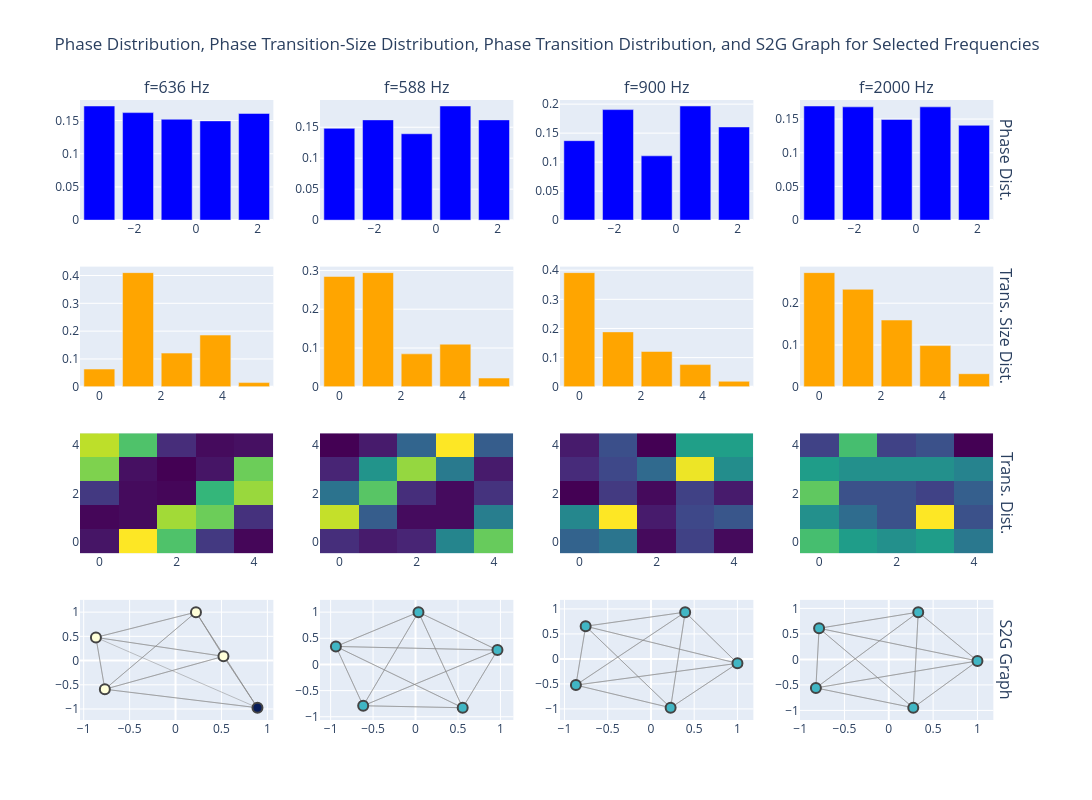

Notebook code for this chart:
### Code cell
F, T, Sxx, phase = ut.calc_spectrogram(data, fs, nperseg=fft_nperseg, percent_overlap=percent_overlap, window=window, remove_dc=remove_dc)

fig = make_subplots(rows=4, cols=len(f_list), column_titles=[f"f={f} Hz" for f in f_list], row_titles=["Phase Dist.", "Trans. Size Dist.", "Trans. Dist.", "S2G Graph"])
for ix, f in enumerate(f_list, start=1):
    f_ix = np.argmin(np.abs(F - f))
    f_phase = phase[f_ix, :]

    # distribution of phases 
    hist, bin_edges = np.histogram(f_phase, bins=Q, range=(-np.pi, np.pi), density=True)
    fig.add_trace(go.Bar(x=bin_edges[:-1], y=hist, name='Phase Distribution', marker_color='blue', showlegend=False), row=1, col=ix)

    # distribution of delta phases
    delta_phase = np.diff(f_phase)
    delta_phase = np.abs(delta_phase)
    hist_delta, bin_edges_delta = np.histogram(delta_phase, bins=Q, range=(0, 2 * np.pi), density=True)
    fig.add_trace(go.Bar(x=bin_edges_delta[:-1], y=hist_delta, name='Delta Phase Distribution', marker_color='orange', showlegend=False), row=2, col=ix)

    # distribution of traqnsitions
    x_transitions = ut.get_s2g(f_phase, n_levels=Q)
    fig.add_trace(go.Heatmap(z=x_transitions, colorscale='Viridis', showscale=False), row=3, col=ix)

    # graph from S2G
    G = ut.get_s2g_graph(f_phase, n_levels=Q)
    fig_g = ut.draw_graph(G)
    for tr in fig_g.data:
                fig.add_trace(deepcopy(tr), row=4, col=ix)

fig.update_layout(height=800, width=1400, title_text='Phase Distribution, Phase Transition-Size Distribution, Phase Transition Distribution, and S2G Graph for Selected Frequencies', font=dict(size=12))
fig.write_image("/Users/itamarmerfeld/Projects/UATR/results/phase_distribution_analysis.pdf")
fig.show()

### Figure 1 — Plotly figure (JSON) as saved in the notebook; plotly's stock layout.template omitted (floating-point values rounded to 4 significant figures)
{"data": [{"marker": {"color": "blue"}, "name": "Phase Distribution", "showlegend": false, "type": "bar", "x": [-3.142, -1.885, -0.6283, 0.6283, 1.885], "xaxis": "x", "y": [0.1719, 0.1619, 0.1519, 0.1494, 0.1606], "yaxis": "y"}, {"marker": {"color": "orange"}, "name": "Delta Phase Distribution", "showlegend": false, "type": "bar", "x": [0.0, 1.257, 2.513, 3.77, 5.027], "xaxis": "x5", "y": [0.06361, 0.4104, 0.121, 0.1858, 0.01497], "yaxis": "y5"}, {"colorscale": [[0, "#440154"], [0.1111, "#482878"], [0.2222, "#3e4989"], [0.3333, "#31688e"], [0.4444, "#26828e"], [0.5556, "#1f9e89"], [0.6667, "#35b779"], [0.7778, "#6ece58"], [0.8889, "#b5de2b"], [1, "#fde725"]], "showscale": false, "type": "heatmap", "xaxis": "x9", "yaxis": "y9", "z": [[4, 71, 51, 12, 1], [1, 2, 61, 55, 10], [12, 2, 1, 47, 60], [57, 3, 0, 4, 55], [64, 51, 9, 2, 3]]}, {"line": {"color": "#888", "width": 0.5}, "mode": "lines", "showlegend": false, "type": "scatter", "x": [0.2225, 0.5218, null, 0.2225, 0.8921, null, 0.2225, -0.8668, null, 0.2225, -0.7696, null, 0.5218, 0.8921, null, 0.5218, -0.8668, null, 0.5218, -0.7696, null, 0.5218, 0.2225, null, -0.8668, 0.8921, null, -0.8668, -0.7696, null, -0.8668, 0.2225, null, -0.8668, 0.5218, null, 0.8921, -0.7696, null, 0.8921, 0.2225, null, 0.8921, 0.5218, null, -0.7696, -0.8668, null, -0.7696, 0.5218, null, -0.7696, 0.2225, null, -0.7696, 0.8921, null], "xaxis": "x13", "y": [1, 0.08749, null, 1, -0.9739, null, 1, 0.4782, null, 1, -0.5919, null, 0.08749, -0.9739, null, 0.08749, 0.4782, null, 0.08749, -0.5919, null, 0.08749, 1, null, 0.4782, -0.9739, null, 0.4782, -0.5919, null, 0.4782, 1, null, 0.4782, 0.08749, null, -0.9739, -0.5919, null, -0.9739, 1, null, -0.9739, 0.08749, null, -0.5919, 0.4782, null, -0.5919, 0.08749, null, -0.5919, 1, null, -0.5919, -0.9739, null], "yaxis": "y13"}, {"hoverinfo": "text", "marker": {"color": [4, 4, 4, 3, 4], "colorbar": {"thickness": 15, "title": {"side": "right", "text": "Node Connections"}, "xanchor": "left"}, "colorscale": [[0, "rgb(255,255,217)"], [0.125, "rgb(237,248,177)"], [0.25, "rgb(199,233,180)"], [0.375, "rgb(127,205,187)"], [0.5, "rgb(65,182,196)"], [0.625, "rgb(29,145,192)"], [0.75, "rgb(34,94,168)"], [0.875, "rgb(37,52,148)"], [1, "rgb(8,29,88)"]], "line": {"width": 2}, "reversescale": true, "showscale": false, "size": 10}, "mode": "markers", "showlegend": false, "text": ["0", "1", "2", "3", "4"], "type": "scatter", "x": [0.2225, 0.5218, -0.8668, 0.8921, -0.7696], "xaxis": "x13", "y": [1, 0.08749, 0.4782, -0.9739, -0.5919], "yaxis": "y13"}, {"marker": {"color": "blue"}, "name": "Phase Distribution", "showlegend": false, "type": "bar", "x": [-3.142, -1.885, -0.6283, 0.6283, 1.885], "xaxis": "x2", "y": [0.1482, 0.1619, 0.1395, 0.1843, 0.1619], "yaxis": "y2"}, {"marker": {"color": "orange"}, "name": "Delta Phase Distribution", "showlegend": false, "type": "bar", "x": [0.0, 1.257, 2.513, 3.77, 5.027], "xaxis": "x6", "y": [0.2844, 0.2944, 0.08482, 0.1098, 0.02245], "yaxis": "y6"}, {"colorscale": [[0, "#440154"], [0.1111, "#482878"], [0.2222, "#3e4989"], [0.3333, "#31688e"], [0.4444, "#26828e"], [0.5556, "#1f9e89"], [0.6667, "#35b779"], [0.7778, "#6ece58"], [0.8889, "#b5de2b"], [1, "#fde725"]], "showscale": false, "type": "heatmap", "xaxis": "x10", "yaxis": "y10", "z": [[12, 8, 10, 34, 55], [65, 23, 5, 5, 32], [29, 53, 12, 5, 13], [10, 38, 60, 31, 8], [3, 8, 25, 71, 23]]}, {"line": {"color": "#888", "width": 0.5}, "mode": "lines", "showlegend": false, "type": "scatter", "x": [-0.6167, -0.9378, null, -0.6167, 0.5552, null, -0.6167, 0.9648, null, -0.6167, 0.03452, null, 0.03452, -0.9378, null, 0.03452, -0.6167, null, 0.03452, 0.9648, null, 0.03452, 0.5552, null, 0.5552, -0.6167, null, 0.5552, 0.03452, null, 0.5552, -0.9378, null, 0.5552, 0.9648, null, 0.9648, -0.6167, null, 0.9648, 0.03452, null, 0.9648, 0.5552, null, 0.9648, -0.9378, null, -0.9378, 0.5552, null, -0.9378, 0.9648, null, -0.9378, 0.03452, null, -0.9378, -0.6167, null], "xaxis": "x14", "y": [-0.7901, 0.344, null, -0.7901, -0.8279, null, -0.7901, 0.2741, null, -0.7901, 1, null, 1, 0.344, null, 1, -0.7901, null, 1, 0.2741, null, 1, -0.8279, null, -0.8279, -0.7901, null, -0.8279, 1, null, -0.8279, 0.344, null, -0.8279, 0.2741, null, 0.2741, -0.7901, null, 0.2741, 1, null, 0.2741, -0.8279, null, 0.2741, 0.344, null, 0.344, -0.8279, null, 0.344, 0.2741, null, 0.344, 1, null, 0.344, -0.7901, null], "yaxis": "y14"}, {"hoverinfo": "text", "marker": {"color": [4, 4, 4, 4, 4], "colorbar": {"thickness": 15, "title": {"side": "right", "text": "Node Connections"}, "xanchor": "left"}, "colorscale": [[0, "rgb(255,255,217)"], [0.125, "rgb(237,248,177)"], [0.25, "rgb(199,233,180)"], [0.375, "rgb(127,205,187)"], [0.5, "rgb(65,182,196)"], [0.625, "rgb(29,145,192)"], [0.75, "rgb(34,94,168)"], [0.875, "rgb(37,52,148)"], [1, "rgb(8,29,88)"]], "line": {"width": 2}, "reversescale": true, "showscale": false, "size": 10}, "mode": "markers", "showlegend": false, "text": ["0", "1", "2", "3", "4"], "type": "scatter", "x": [-0.6167, 0.03452, 0.5552, 0.9648, -0.9378], "xaxis": "x14", "y": [-0.7901, 1, -0.8279, 0.2741, 0.344], "yaxis": "y14"}, {"marker": {"color": "blue"}, "name": "Phase Distribution", "showlegend": false, "type": "bar", "x": [-3.142, -1.885, -0.6283, 0.6283, 1.885], "xaxis": "x3", "y": [0.137, 0.1905, 0.1108, 0.1968, 0.1606], "yaxis": "y3"}, {"marker": {"color": "orange"}, "name": "Delta Phase Distribution", "showlegend": false, "type": "bar", "x": [0.0, 1.257, 2.513, 3.77, 5.027], "xaxis": "x7", "y": [0.3917, 0.1883, 0.121, 0.07609, 0.01871], "yaxis": "y7"}, {"colorscale": [[0, "#440154"], [0.1111, "#482878"], [0.2222, "#3e4989"], [0.3333, "#31688e"], [0.4444, "#26828e"], [0.5556, "#1f9e89"], [0.6667, "#35b779"], [0.7778, "#6ece58"], [0.8889, "#b5de2b"], [1, "#fde725"]], "showscale": false, "type": "heatmap", "xaxis": "x11", "yaxis": "y11", "z": [[27, 30, 15, 22, 15], [33, 55, 17, 23, 25], [14, 21, 15, 22, 17], [19, 23, 28, 54, 34], [17, 24, 14, 37, 37]]}, {"line": {"color": "#888", "width": 0.5}, "mode": "lines", "showlegend": false, "type": "scatter", "x": [0.3954, -0.755, null, 0.3954, 1, null, 0.3954, 0.2273, null, 0.3954, -0.8678, null, 0.2273, 0.3954, null, 0.2273, -0.755, null, 0.2273, 1, null, 0.2273, -0.8678, null, 1, 0.2273, null, 1, 0.3954, null, 1, -0.755, null, 1, -0.8678, null, -0.8678, 1, null, -0.8678, -0.755, null, -0.8678, 0.2273, null, -0.8678, 0.3954, null, -0.755, -0.8678, null, -0.755, 0.2273, null, -0.755, 1, null, -0.755, 0.3954, null], "xaxis": "x15", "y": [0.9358, 0.6538, null, 0.9358, -0.08856, null, 0.9358, -0.9769, null, 0.9358, -0.5241, null, -0.9769, 0.9358, null, -0.9769, 0.6538, null, -0.9769, -0.08856, null, -0.9769, -0.5241, null, -0.08856, -0.9769, null, -0.08856, 0.9358, null, -0.08856, 0.6538, null, -0.08856, -0.5241, null, -0.5241, -0.08856, null, -0.5241, 0.6538, null, -0.5241, -0.9769, null, -0.5241, 0.9358, null, 0.6538, -0.5241, null, 0.6538, -0.9769, null, 0.6538, -0.08856, null, 0.6538, 0.9358, null], "yaxis": "y15"}, {"hoverinfo": "text", "marker": {"color": [4, 4, 4, 4, 4], "colorbar": {"thickness": 15, "title": {"side": "right", "text": "Node Connections"}, "xanchor": "left"}, "colorscale": [[0, "rgb(255,255,217)"], [0.125, "rgb(237,248,177)"], [0.25, "rgb(199,233,180)"], [0.375, "rgb(127,205,187)"], [0.5, "rgb(65,182,196)"], [0.625, "rgb(29,145,192)"], [0.75, "rgb(34,94,168)"], [0.875, "rgb(37,52,148)"], [1, "rgb(8,29,88)"]], "line": {"width": 2}, "reversescale": true, "showscale": false, "size": 10}, "mode": "markers", "showlegend": false, "text": ["0", "1", "2", "3", "4"], "type": "scatter", "x": [0.3954, 0.2273, 1, -0.8678, -0.755], "xaxis": "x15", "y": [0.9358, -0.9769, -0.08856, -0.5241, 0.6538], "yaxis": "y15"}, {"marker": {"color": "blue"}, "name": "Phase Distribution", "showlegend": false, "type": "bar", "x": [-3.142, -1.885, -0.6283, 0.6283, 1.885], "xaxis": "x4", "y": [0.1694, 0.1681, 0.1494, 0.1681, 0.1407], "yaxis": "y4"}, {"marker": {"color": "orange"}, "name": "Delta Phase Distribution", "showlegend": false, "type": "bar", "x": [0.0, 1.257, 2.513, 3.77, 5.027], "xaxis": "x8", "y": [0.2732, 0.2332, 0.1597, 0.09854, 0.03118], "yaxis": "y8"}, {"colorscale": [[0, "#440154"], [0.1111, "#482878"], [0.2222, "#3e4989"], [0.3333, "#31688e"], [0.4444, "#26828e"], [0.5556, "#1f9e89"], [0.6667, "#35b779"], [0.7778, "#6ece58"], [0.8889, "#b5de2b"], [1, "#fde725"]], "showscale": false, "type": "heatmap", "xaxis": "x12", "yaxis": "y12", "z": [[31, 28, 27, 28, 25], [27, 24, 22, 37, 22], [32, 22, 22, 21, 23], [28, 27, 27, 27, 26], [21, 31, 21, 22, 17]]}, {"line": {"color": "#888", "width": 0.5}, "mode": "lines", "showlegend": false, "type": "scatter", "x": [0.276, -0.8222, null, 0.276, -0.7861, null, 0.276, 0.3323, null, 0.276, 1, null, -0.7861, -0.8222, null, -0.7861, 0.276, null, -0.7861, 1, null, -0.7861, 0.3323, null, 0.3323, 0.276, null, 0.3323, -0.8222, null, 0.3323, -0.7861, null, 0.3323, 1, null, -0.8222, 0.3323, null, -0.8222, 1, null, -0.8222, 0.276, null, -0.8222, -0.7861, null, 1, -0.7861, null, 1, 0.276, null, 1, -0.8222, null, 1, 0.3323, null], "xaxis": "x16", "y": [-0.9477, -0.5594, null, -0.9477, 0.6104, null, -0.9477, 0.9269, null, -0.9477, -0.03022, null, 0.6104, -0.5594, null, 0.6104, -0.9477, null, 0.6104, -0.03022, null, 0.6104, 0.9269, null, 0.9269, -0.9477, null, 0.9269, -0.5594, null, 0.9269, 0.6104, null, 0.9269, -0.03022, null, -0.5594, 0.9269, null, -0.5594, -0.03022, null, -0.5594, -0.9477, null, -0.5594, 0.6104, null, -0.03022, 0.6104, null, -0.03022, -0.9477, null, -0.03022, -0.5594, null, -0.03022, 0.9269, null], "yaxis": "y16"}, {"hoverinfo": "text", "marker": {"color": [4, 4, 4, 4, 4], "colorbar": {"thickness": 15, "title": {"side": "right", "text": "Node Connections"}, "xanchor": "left"}, "colorscale": [[0, "rgb(255,255,217)"], [0.125, "rgb(237,248,177)"], [0.25, "rgb(199,233,180)"], [0.375, "rgb(127,205,187)"], [0.5, "rgb(65,182,196)"], [0.625, "rgb(29,145,192)"], [0.75, "rgb(34,94,168)"], [0.875, "rgb(37,52,148)"], [1, "rgb(8,29,88)"]], "line": {"width": 2}, "reversescale": true, "showscale": false, "size": 10}, "mode": "markers", "showlegend": false, "text": ["0", "1", "2", "3", "4"], "type": "scatter", "x": [0.276, -0.7861, 0.3323, -0.8222, 1], "xaxis": "x16", "y": [-0.9477, 0.6104, 0.9269, -0.5594, -0.03022], "yaxis": "y16"}], "layout": {"annotations": [{"font": {"size": 16}, "showarrow": false, "text": "f=636 Hz", "x": 0.1037, "xanchor": "center", "xref": "paper", "y": 1, "yanchor": "bottom", "yref": "paper"}, {"font": {"size": 16}, "showarrow": false, "text": "f=588 Hz", "x": 0.3612, "xanchor": "center", "xref": "paper", "y": 1, "yanchor": "bottom", "yref": "paper"}, {"font": {"size": 16}, "showarrow": false, "text": "f=900 Hz", "x": 0.6188, "xanchor": "center", "xref": "paper", "y": 1, "yanchor": "bottom", "yref": "paper"}, {"font": {"size": 16}, "showarrow": false, "text": "f=2000 Hz", "x": 0.8762, "xanchor": "center", "xref": "paper", "y": 1, "yanchor": "bottom", "yref": "paper"}, {"font": {"size": 16}, "showarrow": false, "text": "Phase Dist.", "textangle": 90, "x": 0.98, "xanchor": "left", "xref": "paper", "y": 0.9031, "yanchor": "middle", "yref": "paper"}, {"font": {"size": 16}, "showarrow": false, "text": "Trans. Size Dist.", "textangle": 90, "x": 0.98, "xanchor": "left", "xref": "paper", "y": 0.6344, "yanchor": "middle", "yref": "paper"}, {"font": {"size": 16}, "showarrow": false, "text": "Trans. Dist.", "textangle": 90, "x": 0.98, "xanchor": "left", "xref": "paper", "y": 0.3656, "yanchor": "middle", "yref": "paper"}, {"font": {"size": 16}, "showarrow": false, "text": "S2G Graph", "textangle": 90, "x": 0.98, "xanchor": "left", "xref": "paper", "y": 0.09688, "yanchor": "middle", "yref": "paper"}], "font": {"size": 12}, "height": 800, "title": {"text": "Phase Distribution, Phase Transition-Size Distribution, Phase Transition Distribution, and S2G Graph for Selected Frequencies"}, "width": 1400, "xaxis": {"anchor": "y", "domain": [0, 0.2075]}, "xaxis10": {"anchor": "y10", "domain": [0.2575, 0.465]}, "xaxis11": {"anchor": "y11", "domain": [0.515, 0.7225]}, "xaxis12": {"anchor": "y12", "domain": [0.7725, 0.98]}, "xaxis13": {"anchor": "y13", "domain": [0, 0.2075]}, "xaxis14": {"anchor": "y14", "domain": [0.2575, 0.465]}, "xaxis15": {"anchor": "y15", "domain": [0.515, 0.7225]}, "xaxis16": {"anchor": "y16", "domain": [0.7725, 0.98]}, "xaxis2": {"anchor": "y2", "domain": [0.2575, 0.465]}, "xaxis3": {"anchor": "y3", "domain": [0.515, 0.7225]}, "xaxis4": {"anchor": "y4", "domain": [0.7725, 0.98]}, "xaxis5": {"anchor": "y5", "domain": [0, 0.2075]}, "xaxis6": {"anchor": "y6", "domain": [0.2575, 0.465]}, "xaxis7": {"anchor": "y7", "domain": [0.515, 0.7225]}, "xaxis8": {"anchor": "y8", "domain": [0.7725, 0.98]}, "xaxis9": {"anchor": "y9", "domain": [0, 0.2075]}, "yaxis": {"anchor": "x", "domain": [0.8063, 1]}, "yaxis10": {"anchor": "x10", "domain": [0.2687, 0.4625]}, "yaxis11": {"anchor": "x11", "domain": [0.2687, 0.4625]}, "yaxis12": {"anchor": "x12", "domain": [0.2687, 0.4625]}, "yaxis13": {"anchor": "x13", "domain": [0, 0.1938]}, "yaxis14": {"anchor": "x14", "domain": [0, 0.1938]}, "yaxis15": {"anchor": "x15", "domain": [0, 0.1938]}, "yaxis16": {"anchor": "x16", "domain": [0, 0.1938]}, "yaxis2": {"anchor": "x2", "domain": [0.8063, 1]}, "yaxis3": {"anchor": "x3", "domain": [0.8063, 1]}, "yaxis4": {"anchor": "x4", "domain": [0.8063, 1]}, "yaxis5": {"anchor": "x5", "domain": [0.5375, 0.7312]}, "yaxis6": {"anchor": "x6", "domain": [0.5375, 0.7312]}, "yaxis7": {"anchor": "x7", "domain": [0.5375, 0.7312]}, "yaxis8": {"anchor": "x8", "domain": [0.5375, 0.7312]}, "yaxis9": {"anchor": "x9", "domain": [0.2687, 0.4625]}}}
